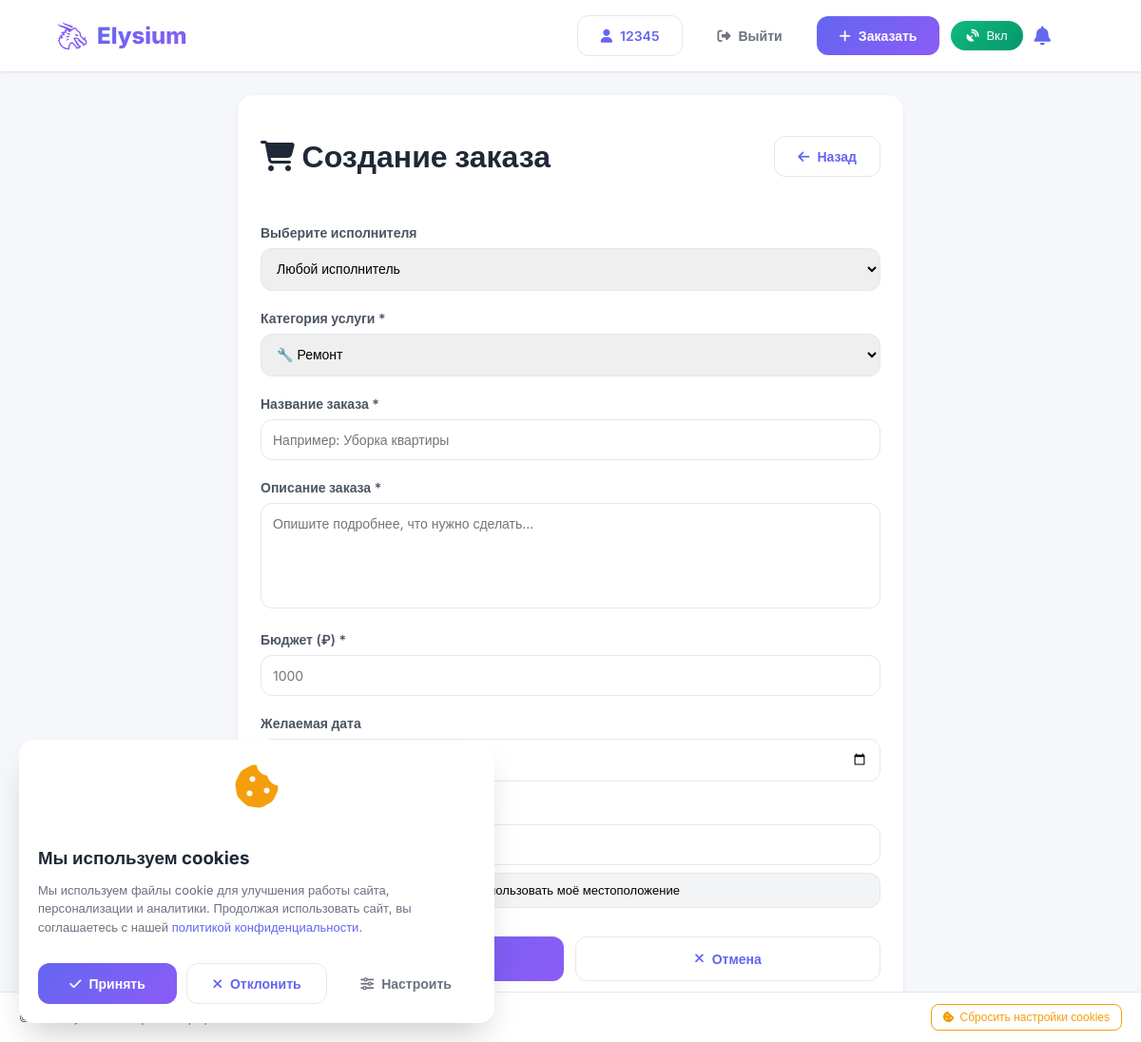
The page /create-order/ (signed in) on the database as committed earlier.
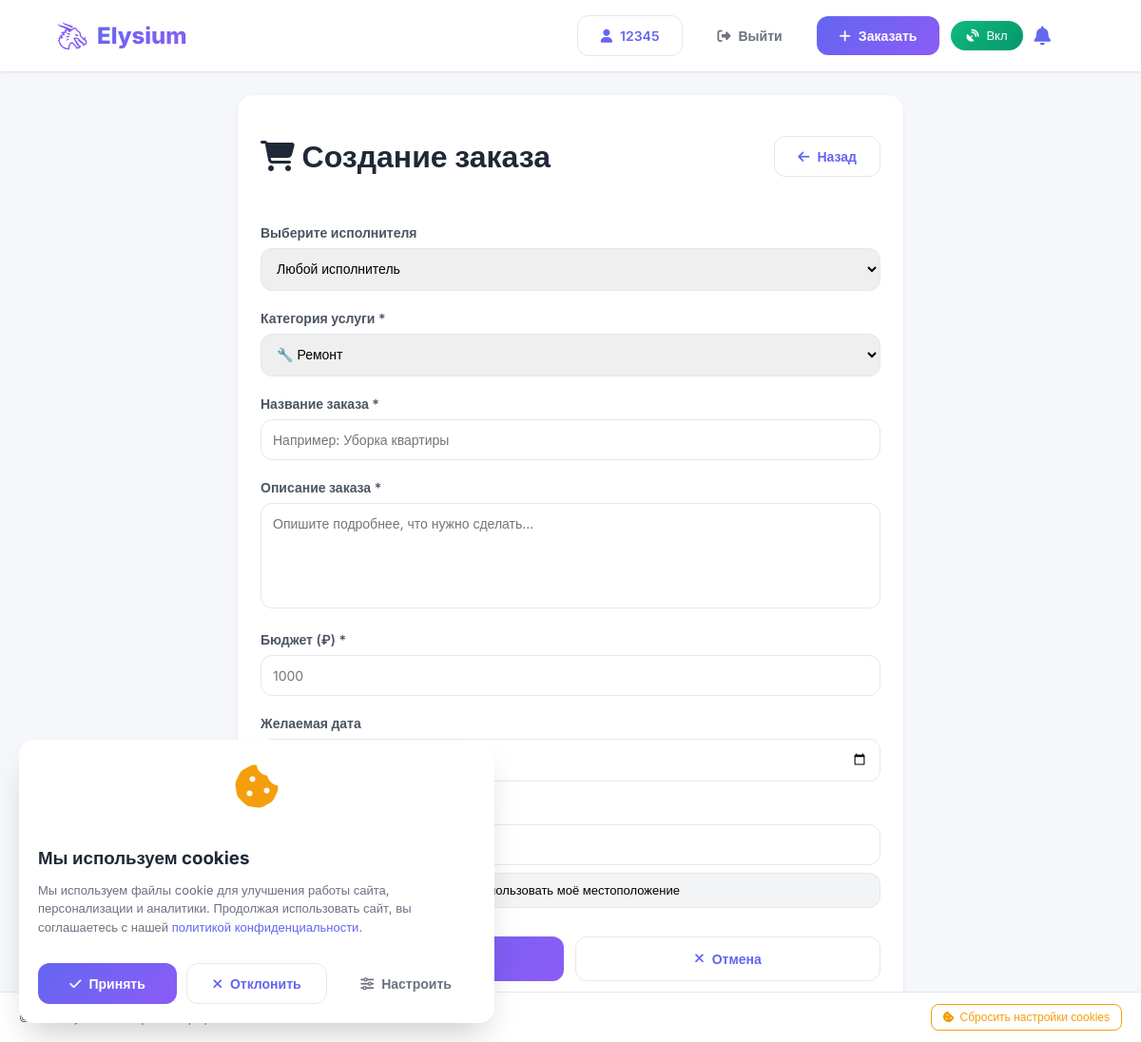
The same page on the database as committed later.
### main/models.py (models this page shows, shortened)
class Profile(models.Model):
    ROLE_CHOICES = [
        ('client', 'Заказчик'),
        ('performer', 'Исполнитель'),
    ]
    user = models.OneToOneField(User, on_delete=models.CASCADE, related_name='profile')
    phone = models.CharField(max_length=20, blank=True)
    avatar = models.ImageField(upload_to='avatars/', blank=True, null=True)
    role = models.CharField(max_length=20, choices=ROLE_CHOICES, default='client')
    latitude = models.FloatField(blank=True, null=True)
    longitude = models.FloatField(blank=True, null=True)
    address = models.CharField(max_length=500, blank=True)
    category = models.CharField(max_length=50, blank=True, null=True)
    description = models.TextField(blank=True)
    price = models.DecimalField(max_digits=10, decimal_places=2, blank=True, null=True)
    rating = models.FloatField(default=0)
    completed_orders = models.IntegerField(default=0)
    is_available = models.BooleanField(default=True)
    services = models.TextField(blank=True, help_text="Услуги, которые предоставляет исполнитель (через запятую)")
    created_at = models.DateTimeField(auto_now_add=True)
    updated_at = models.DateTimeField(auto_now=True)

### main/views.py (the view, shortened to what this page needs)
# urls.py: path('create-order/', views.create_order_view, name='create_order'),
@login_required
def create_order_view(request):
    performers = Profile.objects.filter(
        role='performer',
        is_available=True
    ).exclude(user=request.user).select_related('user')
    categories = Category.objects.all().prefetch_related('subcategories')
    context = {
        'performers': performers,
        'categories': categories,
        'selected_performer_id': request.GET.get('performer_id', ''),
        'user_location': request.user.profile,
    }
    return render(request, 'create_order.html', context)

### templates/create_order.html (shortened to what this page needs)
{% extends 'base.html' %}
{% load static %}
{% block content %}
<div class="container" style="max-width: 700px; margin: 100px auto 40px; padding: 0 20px;">
    <div class="card">
        <div style="display: flex; justify-content: space-between; align-items: center; margin-bottom: 30px;">
            <h1><i class="fas fa-shopping-cart"></i> Создание заказа</h1>
            <a href="{% url 'home' %}" class="btn btn-secondary">
                <i class="fas fa-arrow-left"></i> Назад
            </a>
        </div>
        <form method="post" action="/create-order/" id="orderForm">
            <div class="form-group">
                <label>Выберите исполнителя</label>
                <select name="performer_id" id="performerSelect">
                    <option value="">Любой исполнитель</option>
                </select>
            </div>
            <div class="form-group">
                <label>Категория услуги *</label>
                <select id="categorySelect" required>
                    <option value="repair">🔧 Ремонт</option>
                </select>
            </div>
            <div class="form-group">
                <label>Название заказа *</label>
                <input type="text" name="title" required placeholder="Например: Уборка квартиры">
            </div>
            <div class="form-group">
                <label>Описание заказа *</label>
                <textarea name="description" rows="5" required placeholder="Опишите подробнее, что нужно сделать..."></textarea>
            </div>
            <div class="form-group">
                <label>Бюджет (₽) *</label>
                <input type="number" name="budget" required placeholder="1000" min="0" step="1">
            </div>
            <div class="form-group">
                <label>Желаемая дата</label>
                <input type="datetime-local" name="deadline">
            </div>
            <div class="form-group">
                <label>Адрес выполнения</label>
                <input type="text" name="address" id="addressInput" placeholder="Улица, дом, квартира" value="{{ user_location.address|default:'' }}">
                <button type="button" class="btn-location" onclick="getCurrentLocation()">
                     Использовать моё местоположение
                </button>
            </div>
            <div class="form-buttons">
                <button type="submit" class="btn btn-primary">
                </button>
                <a href="{% url 'home' %}" class="btn btn-secondary">
                    <i class="fas fa-times"></i> Отмена
                </a>
            </div>
        </form>
    </div>
</div>
{% endblock %}

Rows that differ between the two databases and show on the page:
changed Profile: address "Автоопределение (17:32:47)" → "Автоопределение (18:11:43)"
